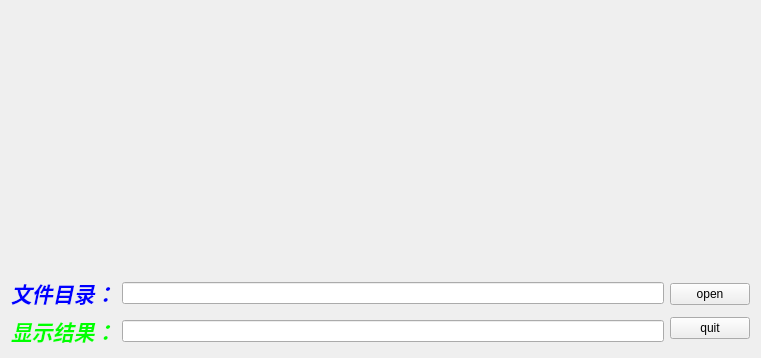
<?xml version="1.0" encoding="UTF-8"?>
<ui version="4.0">
 <class>Widget</class>
 <widget class="QWidget" name="Widget">
  <property name="geometry">
   <rect>
    <x>0</x>
    <y>0</y>
    <width>761</width>
    <height>358</height>
   </rect>
  </property>
  <property name="windowTitle">
   <string>Widget</string>
  </property>
  <layout class="QGridLayout" name="gridLayout">
   <item row="0" column="0">
    <widget class="QLabel" name="imageLabel">
     <property name="text">
      <string/>
     </property>
    </widget>
   </item>
   <item row="1" column="0">
    <layout class="QVBoxLayout" name="verticalLayout">
     <item>
      <layout class="QHBoxLayout" name="horizontalLayout_2">
       <item>
        <widget class="QLabel" name="fileDirLabel">
         <property name="text">
          <string>&lt;html&gt;&lt;head/&gt;&lt;body&gt;&lt;p&gt;&lt;span style=&quot; font-size:16pt; font-weight:600; font-style:italic; color:#0000ff;&quot;&gt;文件目录：&lt;/span&gt;&lt;/p&gt;&lt;/body&gt;&lt;/html&gt;</string>
         </property>
        </widget>
       </item>
       <item>
        <widget class="QLineEdit" name="fileDirLineEdit"/>
       </item>
      </layout>
     </item>
     <item>
      <layout class="QHBoxLayout" name="horizontalLayout_3">
       <item>
        <widget class="QLabel" name="resultLabel">
         <property name="text">
          <string>&lt;html&gt;&lt;head/&gt;&lt;body&gt;&lt;p&gt;&lt;span style=&quot; font-size:16pt; font-weight:600; font-style:italic; color:#00ff00;&quot;&gt;显示结果：&lt;/span&gt;&lt;/p&gt;&lt;/body&gt;&lt;/html&gt;</string>
         </property>
        </widget>
       </item>
       <item>
        <widget class="QLineEdit" name="resultLineEdit"/>
       </item>
      </layout>
     </item>
    </layout>
   </item>
   <item row="1" column="1">
    <layout class="QVBoxLayout" name="verticalLayout_2">
     <item>
      <widget class="QPushButton" name="openButton">
       <property name="text">
        <string>open</string>
       </property>
      </widget>
     </item>
     <item>
      <widget class="QPushButton" name="quitButton">
       <property name="text">
        <string>quit</string>
       </property>
      </widget>
     </item>
    </layout>
   </item>
  </layout>
 </widget>
 <layoutdefault spacing="6" margin="11"/>
 <resources/>
 <connections/>
</ui>
